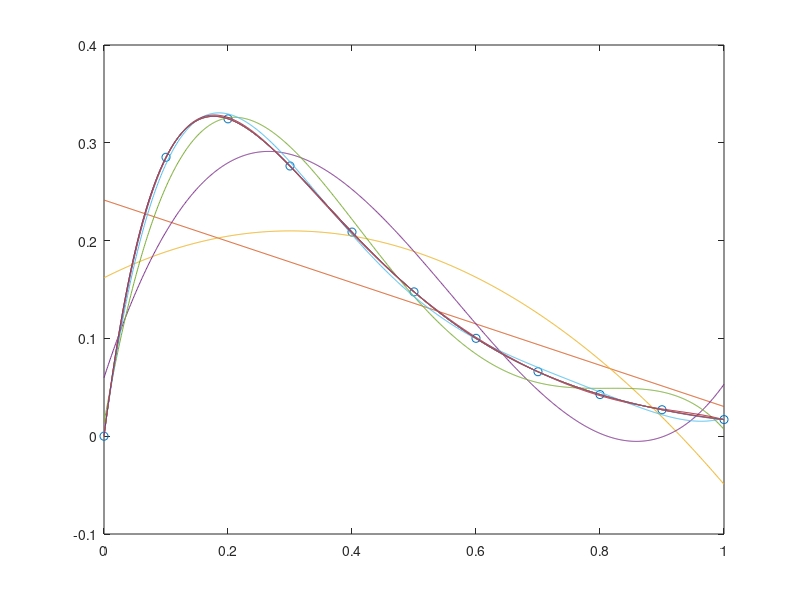

This chart was generated by the following MATLAB code: (Note: this script raises an error after producing the figure.)
clc;
clear;
x=0:0.1:1;
xi=0:0.001:1;
y=(x.^2-3*x+5).*exp(-5*x).*sin(x);
plot(x,y,'o');
hold on;
n=length(x);
for i=1:1:n-1
    p=[];
    p=polyfit(x,y,i);
    yi=polyval(p,xi);
    plot(xi,yi);
    hold on;   
end 
num=["拟合点"];
for i=1:1:n-1
    num=[num,[num2str(i)+"次多项式"]];
end
legend(num);
